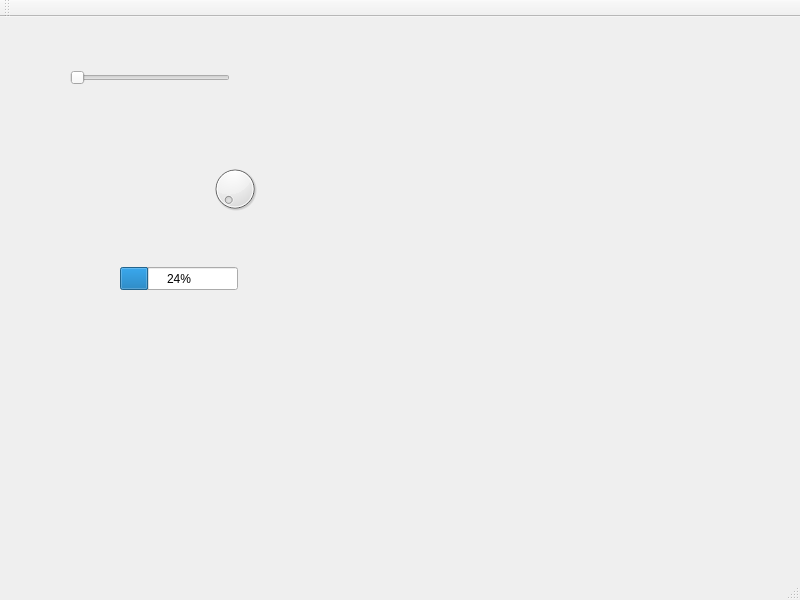
<?xml version="1.0" encoding="UTF-8"?>
<ui version="4.0">
 <class>MainWindow</class>
 <widget class="QMainWindow" name="MainWindow">
  <property name="geometry">
   <rect>
    <x>0</x>
    <y>0</y>
    <width>800</width>
    <height>600</height>
   </rect>
  </property>
  <property name="windowTitle">
   <string>MainWindow</string>
  </property>
  <widget class="QWidget" name="centralwidget">
   <widget class="QSlider" name="horizontalSlider">
    <property name="geometry">
     <rect>
      <x>70</x>
      <y>50</y>
      <width>160</width>
      <height>22</height>
     </rect>
    </property>
    <property name="orientation">
     <enum>Qt::Horizontal</enum>
    </property>
   </widget>
   <widget class="QDial" name="dial">
    <property name="geometry">
     <rect>
      <x>210</x>
      <y>140</y>
      <width>50</width>
      <height>64</height>
     </rect>
    </property>
   </widget>
   <widget class="QProgressBar" name="progressBar">
    <property name="geometry">
     <rect>
      <x>120</x>
      <y>250</y>
      <width>118</width>
      <height>23</height>
     </rect>
    </property>
    <property name="value">
     <number>24</number>
    </property>
   </widget>
  </widget>
  <widget class="QMenuBar" name="menubar">
   <property name="geometry">
    <rect>
     <x>0</x>
     <y>0</y>
     <width>800</width>
     <height>22</height>
    </rect>
   </property>
  </widget>
  <widget class="QStatusBar" name="statusbar"/>
  <widget class="QToolBar" name="toolBar">
   <property name="windowTitle">
    <string>toolBar</string>
   </property>
   <attribute name="toolBarArea">
    <enum>TopToolBarArea</enum>
   </attribute>
   <attribute name="toolBarBreak">
    <bool>false</bool>
   </attribute>
  </widget>
 </widget>
 <resources/>
 <connections>
  <connection>
   <sender>horizontalSlider</sender>
   <signal>valueChanged(int)</signal>
   <receiver>progressBar</receiver>
   <slot>setValue(int)</slot>
   <hints>
    <hint type="sourcelabel">
     <x>179</x>
     <y>102</y>
    </hint>
    <hint type="destinationlabel">
     <x>178</x>
     <y>283</y>
    </hint>
   </hints>
  </connection>
 </connections>
</ui>
